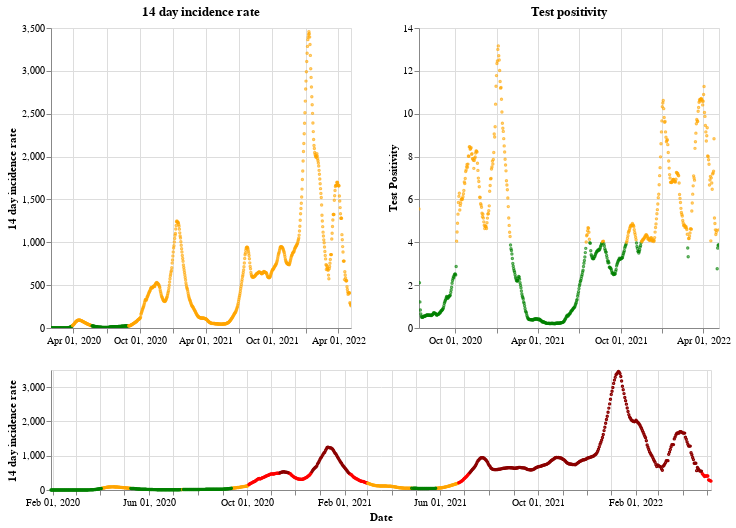

Notebook code cell kept with this figure:
### Markdown cell above
## England

### Code cell
plot_traffic_light('England')

### Figure 1 — Vega-Lite specification as saved in the notebook (floating-point values rounded to 4 significant figures; data arrays with more than 128 entries replaced by an {"elided": "..."} marker saying what was removed)
{"config": {"view": {"continuousWidth": 400, "continuousHeight": 300}}, "vconcat": [{"hconcat": [{"mark": {"type": "point", "size": 2}, "encoding": {"color": {"condition": {"value": "green", "test": "(datum.twoWeeklyCasesRate <= 25)"}, "value": "orange"}, "tooltip": [{"type": "nominal", "field": "areaName"}, {"type": "temporal", "field": "date"}, {"type": "quantitative", "field": "twoWeeklyCasesRate"}, {"type": "quantitative", "field": "testPositivity"}], "x": {"type": "temporal", "axis": {"title": ""}, "field": "date", "scale": {"domain": {"selection": "DateBrush"}}, "timeUnit": "yearmonthdate"}, "y": {"type": "quantitative", "axis": {"title": "14 day incidence rate"}, "field": "twoWeeklyCasesRate"}}, "title": "14 day incidence rate", "width": 300}, {"mark": {"type": "point", "size": 2}, "encoding": {"color": {"condition": {"value": "green", "test": "(datum.testPositivity <= 4)"}, "value": "orange"}, "tooltip": [{"type": "nominal", "field": "areaName"}, {"type": "temporal", "field": "date"}, {"type": "quantitative", "field": "twoWeeklyCasesRate"}, {"type": "quantitative", "field": "testPositivity"}], "x": {"type": "temporal", "axis": {"title": ""}, "field": "date", "scale": {"domain": {"selection": "DateBrush"}}, "timeUnit": "yearmonthdate"}, "y": {"type": "quantitative", "axis": {"title": "Test Positivity"}, "field": "testPositivity"}}, "title": "Test positivity", "width": 300}]}, {"layer": [{"mark": {"type": "point", "size": 2}, "encoding": {"color": {"condition": {"value": "orange", "test": "(((datum.testPositivity < 4) && (datum.twoWeeklyCasesRate >= 50)) && (datum.twoWeeklyCasesRate < 200))"}, "value": "red"}, "opacity": {"condition": {"value": 1, "test": "((datum.twoWeeklyCasesRate >= 50) && (datum.twoWeeklyCasesRate < 500))"}, "value": 0}, "tooltip": [{"type": "nominal", "field": "areaName"}, {"type": "temporal", "field": "date"}, {"type": "quantitative", "field": "twoWeeklyCasesRate"}, {"type": "quantitative", "field": "testPositivity"}], "x": {"type": "temporal", "axis": {"title": "Date"}, "field": "date", "timeUnit": "yearmonthdate"}, "y": {"type": "quantitative", "axis": {"title": "14 day incidence rate"}, "field": "twoWeeklyCasesRate"}}, "selection": {"DateBrush": {"type": "interval", "encodings": ["x"], "fields": ["Time"]}}}, {"mark": {"type": "point", "size": 2}, "encoding": {"color": {"value": "darkred"}, "opacity": {"condition": {"value": 1, "test": "(datum.twoWeeklyCasesRate >= 500)"}, "value": 0}, "tooltip": [{"type": "nominal", "field": "areaName"}, {"type": "temporal", "field": "date"}, {"type": "quantitative", "field": "twoWeeklyCasesRate"}, {"type": "quantitative", "field": "testPositivity"}], "x": {"type": "temporal", "axis": {"title": "Date"}, "field": "date", "timeUnit": "yearmonthdate"}, "y": {"type": "quantitative", "axis": {"title": "14 day incidence rate"}, "field": "twoWeeklyCasesRate"}}}, {"mark": {"type": "point", "size": 2}, "encoding": {"color": {"condition": {"value": "green", "test": "((datum.testPositivity < 4) && (datum.twoWeeklyCasesRate < 50))"}, "value": "orange"}, "opacity": {"condition": {"value": 1, "test": "(datum.twoWeeklyCasesRate < 50)"}, "value": 0}, "tooltip": [{"type": "nominal", "field": "areaName"}, {"type": "temporal", "field": "date"}, {"type": "quantitative", "field": "twoWeeklyCasesRate"}, {"type": "quantitative", "field": "testPositivity"}], "x": {"type": "temporal", "axis": {"title": "Date"}, "field": "date", "timeUnit": "yearmonthdate"}, "y": {"type": "quantitative", "axis": {"title": "14 day incidence rate"}, "field": "twoWeeklyCasesRate"}}}], "height": 120, "width": 660}], "data": {"name": "data-313cbbae534919fc79e67368ad117b07"}, "$schema": "https://vega.github.io/schema/vega-lite/v4.8.1.json", "datasets": {"data-313cbbae534919fc79e67368ad117b07": {"elided": "828 records"}}}
